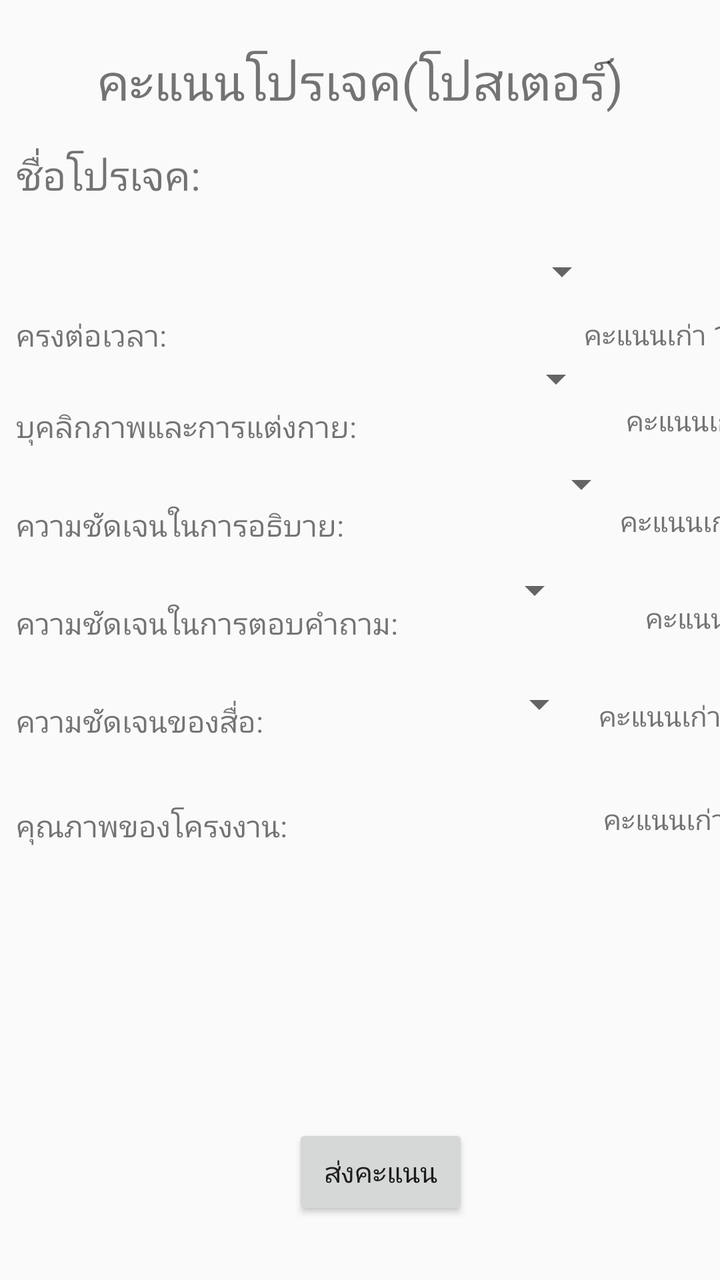
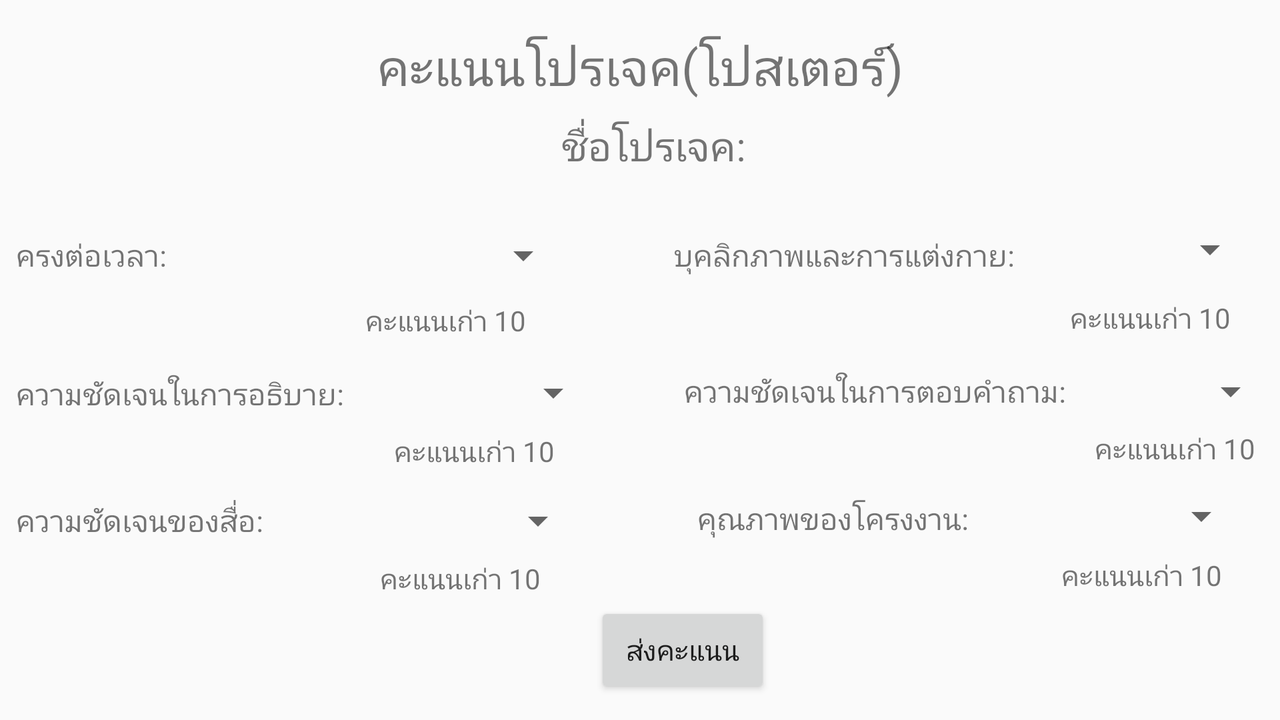

An Android layout and its configuration variant, each rendered on a device that would load it. The default file and the variant file are quoted in full after the pictures.
<!-- AndroidManifest.xml: application theme AppTheme -->
<!-- res/layout/activity_grade3.xml -->
<?xml version="1.0" encoding="utf-8"?>
<android.support.constraint.ConstraintLayout xmlns:android="http://schemas.android.com/apk/res/android"
    xmlns:app="http://schemas.android.com/apk/res-auto"
    xmlns:tools="http://schemas.android.com/tools"
    android:layout_width="match_parent"
    android:layout_height="match_parent"
    tools:context=".Grade3Activity">

    <TextView
        android:id="@+id/title"
        android:layout_width="wrap_content"
        android:layout_height="wrap_content"
        android:layout_marginBottom="8dp"
        android:layout_marginEnd="8dp"
        android:layout_marginLeft="8dp"
        android:layout_marginRight="8dp"
        android:layout_marginStart="8dp"
        android:layout_marginTop="8dp"
        android:text="คะแนนโปรเจค(โปสเตอร์)"
        android:textSize="25dp"
        app:layout_constraintBottom_toBottomOf="parent"
        app:layout_constraintEnd_toEndOf="parent"
        app:layout_constraintStart_toStartOf="parent"
        app:layout_constraintTop_toTopOf="parent"
        app:layout_constraintVertical_bias="0.026" />

    <TextView
        android:id="@+id/name"
        android:layout_width="wrap_content"
        android:layout_height="wrap_content"
        android:layout_marginStart="8dp"
        android:layout_marginLeft="8dp"
        android:layout_marginTop="8dp"
        android:layout_marginEnd="8dp"
        android:layout_marginRight="8dp"
        android:layout_marginBottom="8dp"
        android:text="ชื่อโปรเจค: "
        android:textSize="20dp"
        app:layout_constraintBottom_toBottomOf="parent"
        app:layout_constraintEnd_toEndOf="parent"
        app:layout_constraintHorizontal_bias="0.0"
        app:layout_constraintStart_toStartOf="parent"
        app:layout_constraintTop_toBottomOf="@+id/title"
        app:layout_constraintVertical_bias="0.015" />

    <Button
        android:id="@+id/submitBtn"
        android:layout_width="wrap_content"
        android:layout_height="wrap_content"
        android:layout_marginStart="8dp"
        android:layout_marginTop="8dp"
        android:layout_marginEnd="8dp"
        android:layout_marginBottom="8dp"
        android:text="ส่งคะแนน"
        android:onClick="clickSubmit"
        app:layout_constraintBottom_toBottomOf="parent"
        app:layout_constraintEnd_toEndOf="parent"
        app:layout_constraintHorizontal_bias="0.54"
        app:layout_constraintStart_toStartOf="parent"
        app:layout_constraintTop_toBottomOf="@+id/textView7Spinner"
        app:layout_constraintVertical_bias="0.897" />

    <TextView
        android:id="@+id/textView2"
        android:layout_width="wrap_content"
        android:layout_height="wrap_content"
        android:layout_marginBottom="8dp"
        android:layout_marginEnd="8dp"
        android:layout_marginLeft="8dp"
        android:layout_marginRight="8dp"
        android:layout_marginStart="8dp"
        android:layout_marginTop="8dp"
        android:text="ครงต่อเวลา: "
        android:textSize="15dp"
        app:layout_constraintBottom_toBottomOf="parent"
        app:layout_constraintEnd_toEndOf="parent"
        app:layout_constraintHorizontal_bias="0.0"
        app:layout_constraintStart_toStartOf="parent"
        app:layout_constraintTop_toBottomOf="@+id/name"
        app:layout_constraintVertical_bias="0.095" />

    <TextView
        android:id="@+id/textView3"
        android:layout_width="wrap_content"
        android:layout_height="wrap_content"
        android:layout_marginStart="8dp"
        android:layout_marginLeft="8dp"
        android:layout_marginTop="8dp"
        android:layout_marginEnd="8dp"
        android:layout_marginRight="8dp"
        android:layout_marginBottom="8dp"
        android:text="บุคลิกภาพและการแต่งกาย: "
        android:textSize="15dp"
        app:layout_constraintBottom_toBottomOf="parent"
        app:layout_constraintEnd_toEndOf="parent"
        app:layout_constraintHorizontal_bias="0.0"
        app:layout_constraintStart_toStartOf="parent"
        app:layout_constraintTop_toBottomOf="@+id/textView2"
        app:layout_constraintVertical_bias="0.039" />

    <TextView
        android:id="@+id/textView4"
        android:layout_width="wrap_content"
        android:layout_height="wrap_content"
        android:layout_marginStart="8dp"
        android:layout_marginLeft="8dp"
        android:layout_marginTop="8dp"
        android:layout_marginEnd="8dp"
        android:layout_marginRight="8dp"
        android:layout_marginBottom="8dp"
        android:text="ความชัดเจนในการอธิบาย: "
        android:textSize="15dp"
        app:layout_constraintBottom_toBottomOf="parent"
        app:layout_constraintEnd_toEndOf="parent"
        app:layout_constraintHorizontal_bias="0.0"
        app:layout_constraintStart_toStartOf="parent"
        app:layout_constraintTop_toBottomOf="@+id/textView3"
        app:layout_constraintVertical_bias="0.054" />

    <TextView
        android:id="@+id/textView5"
        android:layout_width="wrap_content"
        android:layout_height="wrap_content"
        android:layout_marginStart="8dp"
        android:layout_marginLeft="8dp"
        android:layout_marginTop="8dp"
        android:layout_marginEnd="8dp"
        android:layout_marginRight="8dp"
        android:layout_marginBottom="8dp"
        android:text="ความชัดเจนในการตอบคำถาม: "
        android:textSize="15dp"
        app:layout_constraintBottom_toBottomOf="parent"
        app:layout_constraintEnd_toEndOf="parent"
        app:layout_constraintHorizontal_bias="0.0"
        app:layout_constraintStart_toStartOf="parent"
        app:layout_constraintTop_toBottomOf="@+id/textView4"
        app:layout_constraintVertical_bias="0.061" />

    <TextView
        android:id="@+id/textView6"
        android:layout_width="wrap_content"
        android:layout_height="wrap_content"
        android:layout_marginStart="8dp"
        android:layout_marginLeft="8dp"
        android:layout_marginTop="8dp"
        android:layout_marginEnd="8dp"
        android:layout_marginRight="8dp"
        android:layout_marginBottom="8dp"
        android:text="ความชัดเจนของสื่อ: "
        android:textSize="15dp"
        app:layout_constraintBottom_toBottomOf="parent"
        app:layout_constraintEnd_toEndOf="parent"
        app:layout_constraintHorizontal_bias="0.0"
        app:layout_constraintStart_toStartOf="parent"
        app:layout_constraintTop_toBottomOf="@+id/textView5"
        app:layout_constraintVertical_bias="0.071" />

    <TextView
        android:id="@+id/textView7"
        android:layout_width="wrap_content"
        android:layout_height="wrap_content"
        android:layout_marginStart="8dp"
        android:layout_marginLeft="8dp"
        android:layout_marginTop="8dp"
        android:layout_marginEnd="8dp"
        android:layout_marginRight="8dp"
        android:layout_marginBottom="8dp"
        android:text="คุณภาพของโครงงาน: "
        android:textSize="15dp"
        app:layout_constraintBottom_toBottomOf="parent"
        app:layout_constraintEnd_toEndOf="parent"
        app:layout_constraintHorizontal_bias="0.0"
        app:layout_constraintStart_toStartOf="parent"
        app:layout_constraintTop_toBottomOf="@+id/textView6"
        app:layout_constraintVertical_bias="0.1" />

    <Spinner
        android:id="@+id/textView2Spinner"
        android:layout_width="104dp"
        android:layout_height="21dp"
        android:layout_marginStart="8dp"
        android:layout_marginTop="8dp"
        android:layout_marginEnd="8dp"
        android:layout_marginBottom="544dp"
        app:layout_constraintBottom_toBottomOf="parent"
        app:layout_constraintEnd_toEndOf="parent"
        app:layout_constraintHorizontal_bias="0.556"
        app:layout_constraintStart_toEndOf="@+id/textView2"
        app:layout_constraintTop_toBottomOf="@+id/name"
        app:layout_constraintVertical_bias="1.0" />

    <Spinner
        android:id="@+id/textView3Spinner"
        android:layout_width="104dp"
        android:layout_height="21dp"
        android:layout_marginStart="8dp"
        android:layout_marginTop="8dp"
        android:layout_marginEnd="8dp"
        android:layout_marginBottom="456dp"
        app:layout_constraintBottom_toBottomOf="parent"
        app:layout_constraintEnd_toEndOf="parent"
        app:layout_constraintHorizontal_bias="0.187"
        app:layout_constraintStart_toEndOf="@+id/textView3"
        app:layout_constraintTop_toBottomOf="@+id/textView2Spinner"
        app:layout_constraintVertical_bias="0.355" />

    <Spinner
        android:id="@+id/textView4Spinner"
        android:layout_width="104dp"
        android:layout_height="21dp"
        android:layout_marginStart="8dp"
        android:layout_marginTop="8dp"
        android:layout_marginEnd="8dp"
        android:layout_marginBottom="8dp"
        app:layout_constraintBottom_toBottomOf="parent"
        app:layout_constraintEnd_toEndOf="parent"
        app:layout_constraintHorizontal_bias="0.222"
        app:layout_constraintStart_toEndOf="@+id/textView4"
        app:layout_constraintTop_toBottomOf="@+id/textView3Spinner"
        app:layout_constraintVertical_bias="0.054" />

    <Spinner
        android:id="@+id/textView5Spinner"
        android:layout_width="104dp"
        android:layout_height="21dp"
        android:layout_marginStart="8dp"
        android:layout_marginTop="8dp"
        android:layout_marginEnd="8dp"
        android:layout_marginBottom="8dp"
        app:layout_constraintBottom_toBottomOf="parent"
        app:layout_constraintEnd_toEndOf="parent"
        app:layout_constraintHorizontal_bias="0.0"
        app:layout_constraintStart_toEndOf="@+id/textView5"
        app:layout_constraintTop_toBottomOf="@+id/textView4Spinner"
        app:layout_constraintVertical_bias="0.059" />

    <Spinner
        android:id="@+id/textView6Spinner"
        android:layout_width="104dp"
        android:layout_height="21dp"
        android:layout_marginStart="8dp"
        android:layout_marginTop="8dp"
        android:layout_marginEnd="8dp"
        app:layout_constraintBottom_toBottomOf="parent"
        app:layout_constraintEnd_toEndOf="parent"
        app:layout_constraintHorizontal_bias="0.42"
        app:layout_constraintStart_toEndOf="@+id/textView6"
        app:layout_constraintTop_toBottomOf="@+id/textView5Spinner"
        app:layout_constraintVertical_bias="0.067" />

    <Spinner
        android:id="@+id/textView7Spinner"
        android:layout_width="104dp"
        android:layout_height="21dp"
        android:layout_marginStart="8dp"
        android:layout_marginTop="8dp"
        android:layout_marginEnd="8dp"
        android:layout_marginBottom="8dp"
        app:layout_constraintBottom_toBottomOf="parent"
        app:layout_constraintEnd_toEndOf="parent"
        app:layout_constraintHorizontal_bias="0.372"
        app:layout_constraintStart_toEndOf="@+id/textView7"
        app:layout_constraintTop_toBottomOf="@+id/textView6Spinner"
        app:layout_constraintVertical_bias="0.094" />

    <TextView
        android:id="@+id/g1"
        android:layout_width="wrap_content"
        android:layout_height="wrap_content"
        android:layout_marginStart="8dp"
        android:layout_marginTop="8dp"
        android:layout_marginEnd="8dp"
        android:layout_marginBottom="8dp"
        android:text="คะแนนเก่า 10"
        app:layout_constraintBottom_toBottomOf="parent"
        app:layout_constraintEnd_toEndOf="parent"
        app:layout_constraintHorizontal_bias="0.0"
        app:layout_constraintStart_toEndOf="@+id/textView2Spinner"
        app:layout_constraintTop_toBottomOf="@+id/name"
        app:layout_constraintVertical_bias="0.096" />

    <TextView
        android:id="@+id/g2"
        android:layout_width="wrap_content"
        android:layout_height="wrap_content"
        android:layout_marginStart="8dp"
        android:layout_marginTop="8dp"
        android:layout_marginEnd="8dp"
        android:layout_marginBottom="8dp"
        android:text="คะแนนเก่า 10"
        app:layout_constraintBottom_toBottomOf="parent"
        app:layout_constraintEnd_toEndOf="parent"
        app:layout_constraintHorizontal_bias="0.0"
        app:layout_constraintStart_toEndOf="@+id/textView3Spinner"
        app:layout_constraintTop_toBottomOf="@+id/g1"
        app:layout_constraintVertical_bias="0.037" />

    <TextView
        android:id="@+id/g3"
        android:layout_width="wrap_content"
        android:layout_height="wrap_content"
        android:layout_marginStart="8dp"
        android:layout_marginTop="8dp"
        android:layout_marginEnd="8dp"
        android:layout_marginBottom="8dp"
        android:text="คะแนนเก่า 10"
        app:layout_constraintBottom_toBottomOf="parent"
        app:layout_constraintEnd_toEndOf="parent"
        app:layout_constraintHorizontal_bias="0.0"
        app:layout_constraintStart_toEndOf="@+id/textView4Spinner"
        app:layout_constraintTop_toBottomOf="@+id/g2"
        app:layout_constraintVertical_bias="0.06" />

    <TextView
        android:id="@+id/g4"
        android:layout_width="wrap_content"
        android:layout_height="wrap_content"
        android:layout_marginStart="8dp"
        android:layout_marginTop="8dp"
        android:layout_marginEnd="8dp"
        android:layout_marginBottom="8dp"
        android:text="คะแนนเก่า 10"
        app:layout_constraintBottom_toBottomOf="parent"
        app:layout_constraintEnd_toEndOf="parent"
        app:layout_constraintHorizontal_bias="0.0"
        app:layout_constraintStart_toEndOf="@+id/textView5Spinner"
        app:layout_constraintTop_toBottomOf="@+id/g3"
        app:layout_constraintVertical_bias="0.063" />

    <TextView
        android:id="@+id/g5"
        android:layout_width="wrap_content"
        android:layout_height="wrap_content"
        android:layout_marginStart="8dp"
        android:layout_marginTop="8dp"
        android:layout_marginEnd="8dp"
        android:layout_marginBottom="8dp"
        android:text="คะแนนเก่า 10"
        app:layout_constraintBottom_toBottomOf="parent"
        app:layout_constraintEnd_toEndOf="parent"
        app:layout_constraintHorizontal_bias="0.0"
        app:layout_constraintStart_toEndOf="@+id/textView6Spinner"
        app:layout_constraintTop_toBottomOf="@+id/g4"
        app:layout_constraintVertical_bias="0.076" />

    <TextView
        android:id="@+id/g6"
        android:layout_width="wrap_content"
        android:layout_height="wrap_content"
        android:layout_marginStart="8dp"
        android:layout_marginTop="8dp"
        android:layout_marginEnd="8dp"
        android:layout_marginBottom="8dp"
        android:text="คะแนนเก่า 10"
        app:layout_constraintBottom_toBottomOf="parent"
        app:layout_constraintEnd_toEndOf="parent"
        app:layout_constraintHorizontal_bias="0.0"
        app:layout_constraintStart_toEndOf="@+id/textView7Spinner"
        app:layout_constraintTop_toBottomOf="@+id/g5"
        app:layout_constraintVertical_bias="0.102" />

</android.support.constraint.ConstraintLayout>
<!-- resources referenced by this layout -->
<resources>
  <style name="AppTheme" parent="Theme.AppCompat.Light.DarkActionBar">
          
          <item name="colorPrimary">@color/colorPrimary</item>
          <item name="colorPrimaryDark">@color/colorPrimaryDark</item>
          <item name="colorAccent">@color/colorAccent</item>
      </style>
</resources>
<!-- res/layout-land/activity_grade3.xml (the repository's variant of the layout above) -->
<!-- drawn on the phone turned sideways -->
<?xml version="1.0" encoding="utf-8"?>
<android.support.constraint.ConstraintLayout xmlns:android="http://schemas.android.com/apk/res/android"
    xmlns:app="http://schemas.android.com/apk/res-auto"
    xmlns:tools="http://schemas.android.com/tools"
    android:layout_width="match_parent"
    android:layout_height="match_parent"
    tools:context=".Grade3Activity">

    <TextView
        android:id="@+id/title"
        android:layout_width="wrap_content"
        android:layout_height="wrap_content"
        android:layout_marginBottom="8dp"
        android:layout_marginEnd="8dp"
        android:layout_marginLeft="8dp"
        android:layout_marginRight="8dp"
        android:layout_marginStart="8dp"
        android:layout_marginTop="8dp"
        android:text="คะแนนโปรเจค(โปสเตอร์)"
        android:textSize="25dp"
        app:layout_constraintBottom_toBottomOf="parent"
        app:layout_constraintEnd_toEndOf="parent"
        app:layout_constraintStart_toStartOf="parent"
        app:layout_constraintTop_toTopOf="parent"
        app:layout_constraintVertical_bias="0.026" />

    <TextView
        android:id="@+id/name"
        android:layout_width="wrap_content"
        android:layout_height="wrap_content"
        android:layout_marginStart="8dp"
        android:layout_marginTop="8dp"
        android:layout_marginEnd="8dp"
        android:layout_marginBottom="8dp"
        android:text="ชื่อโปรเจค: "
        android:textSize="20dp"
        app:layout_constraintBottom_toBottomOf="parent"
        app:layout_constraintEnd_toEndOf="parent"
        app:layout_constraintHorizontal_bias="0.518"
        app:layout_constraintStart_toStartOf="parent"
        app:layout_constraintTop_toBottomOf="@+id/title"
        app:layout_constraintVertical_bias="0.003" />

    <Button
        android:id="@+id/submitBtn"
        android:layout_width="wrap_content"
        android:layout_height="wrap_content"
        android:layout_marginStart="8dp"
        android:layout_marginTop="8dp"
        android:layout_marginEnd="8dp"
        android:layout_marginBottom="8dp"
        android:text="ส่งคะแนน"
        android:onClick="clickSubmit"
        app:layout_constraintBottom_toBottomOf="parent"
        app:layout_constraintEnd_toEndOf="parent"
        app:layout_constraintHorizontal_bias="0.54"
        app:layout_constraintStart_toStartOf="parent"
        app:layout_constraintTop_toBottomOf="@+id/textView7Spinner"
        app:layout_constraintVertical_bias="0.897" />

    <TextView
        android:id="@+id/textView2"
        android:layout_width="wrap_content"
        android:layout_height="wrap_content"
        android:layout_marginBottom="8dp"
        android:layout_marginEnd="8dp"
        android:layout_marginLeft="8dp"
        android:layout_marginRight="8dp"
        android:layout_marginStart="8dp"
        android:layout_marginTop="8dp"
        android:text="ครงต่อเวลา: "
        android:textSize="15dp"
        app:layout_constraintBottom_toBottomOf="parent"
        app:layout_constraintEnd_toEndOf="parent"
        app:layout_constraintHorizontal_bias="0.0"
        app:layout_constraintStart_toStartOf="parent"
        app:layout_constraintTop_toBottomOf="@+id/name"
        app:layout_constraintVertical_bias="0.095" />

    <TextView
        android:id="@+id/textView3"
        android:layout_width="wrap_content"
        android:layout_height="wrap_content"
        android:layout_marginStart="8dp"
        android:layout_marginTop="8dp"
        android:layout_marginEnd="8dp"
        android:layout_marginBottom="8dp"
        android:text="บุคลิกภาพและการแต่งกาย: "
        android:textSize="15dp"
        app:layout_constraintBottom_toBottomOf="parent"
        app:layout_constraintEnd_toEndOf="parent"
        app:layout_constraintHorizontal_bias="0.263"
        app:layout_constraintStart_toEndOf="@+id/textView2Spinner"
        app:layout_constraintTop_toBottomOf="@+id/name"
        app:layout_constraintVertical_bias="0.094" />

    <TextView
        android:id="@+id/textView4"
        android:layout_width="wrap_content"
        android:layout_height="wrap_content"
        android:layout_marginStart="8dp"
        android:layout_marginTop="8dp"
        android:layout_marginEnd="8dp"
        android:layout_marginBottom="8dp"
        android:text="ความชัดเจนในการอธิบาย: "
        android:textSize="15dp"
        app:layout_constraintBottom_toBottomOf="parent"
        app:layout_constraintEnd_toEndOf="parent"
        app:layout_constraintHorizontal_bias="0.0"
        app:layout_constraintStart_toStartOf="parent"
        app:layout_constraintTop_toBottomOf="@+id/g1"
        app:layout_constraintVertical_bias="0.055" />

    <TextView
        android:id="@+id/textView5"
        android:layout_width="wrap_content"
        android:layout_height="wrap_content"
        android:layout_marginStart="8dp"
        android:layout_marginTop="8dp"
        android:layout_marginEnd="8dp"
        android:layout_marginBottom="8dp"
        android:text="ความชัดเจนในการตอบคำถาม: "
        android:textSize="15dp"
        app:layout_constraintBottom_toBottomOf="parent"
        app:layout_constraintEnd_toEndOf="parent"
        app:layout_constraintHorizontal_bias="0.258"
        app:layout_constraintStart_toEndOf="@+id/textView4Spinner"
        app:layout_constraintTop_toBottomOf="@+id/g2"
        app:layout_constraintVertical_bias="0.055" />

    <TextView
        android:id="@+id/textView6"
        android:layout_width="wrap_content"
        android:layout_height="wrap_content"
        android:layout_marginStart="8dp"
        android:layout_marginTop="8dp"
        android:layout_marginEnd="8dp"
        android:layout_marginBottom="8dp"
        android:text="ความชัดเจนของสื่อ: "
        android:textSize="15dp"
        app:layout_constraintBottom_toBottomOf="parent"
        app:layout_constraintEnd_toEndOf="parent"
        app:layout_constraintHorizontal_bias="0.0"
        app:layout_constraintStart_toStartOf="parent"
        app:layout_constraintTop_toBottomOf="@+id/g3"
        app:layout_constraintVertical_bias="0.071" />

    <TextView
        android:id="@+id/textView7"
        android:layout_width="wrap_content"
        android:layout_height="wrap_content"
        android:layout_marginStart="8dp"
        android:layout_marginTop="8dp"
        android:layout_marginEnd="8dp"
        android:layout_marginBottom="8dp"
        android:text="คุณภาพของโครงงาน: "
        android:textSize="15dp"
        app:layout_constraintBottom_toBottomOf="parent"
        app:layout_constraintEnd_toEndOf="parent"
        app:layout_constraintHorizontal_bias="0.249"
        app:layout_constraintStart_toEndOf="@+id/textView6Spinner"
        app:layout_constraintTop_toBottomOf="@+id/g4"
        app:layout_constraintVertical_bias="0.076" />

    <Spinner
        android:id="@+id/textView2Spinner"
        android:layout_width="104dp"
        android:layout_height="21dp"
        android:layout_marginStart="8dp"
        android:layout_marginTop="8dp"
        android:layout_marginEnd="8dp"
        android:layout_marginBottom="8dp"
        app:layout_constraintBottom_toBottomOf="parent"
        app:layout_constraintEnd_toEndOf="parent"
        app:layout_constraintHorizontal_bias="0.2"
        app:layout_constraintStart_toEndOf="@+id/textView2"
        app:layout_constraintTop_toBottomOf="@+id/name"
        app:layout_constraintVertical_bias="0.094" />

    <Spinner
        android:id="@+id/textView3Spinner"
        android:layout_width="104dp"
        android:layout_height="21dp"
        android:layout_marginStart="8dp"
        android:layout_marginEnd="8dp"
        android:layout_marginBottom="8dp"
        app:layout_constraintBottom_toBottomOf="parent"
        app:layout_constraintEnd_toEndOf="parent"
        app:layout_constraintHorizontal_bias="0.666"
        app:layout_constraintStart_toEndOf="@+id/textView3"
        app:layout_constraintTop_toBottomOf="@+id/name"
        app:layout_constraintVertical_bias="0.112" />

    <Spinner
        android:id="@+id/textView4Spinner"
        android:layout_width="104dp"
        android:layout_height="21dp"
        android:layout_marginStart="8dp"
        android:layout_marginTop="8dp"
        android:layout_marginEnd="8dp"
        android:layout_marginBottom="8dp"
        app:layout_constraintBottom_toBottomOf="parent"
        app:layout_constraintEnd_toEndOf="parent"
        app:layout_constraintHorizontal_bias="0.038"
        app:layout_constraintStart_toEndOf="@+id/textView4"
        app:layout_constraintTop_toBottomOf="@+id/g1"
        app:layout_constraintVertical_bias="0.05" />

    <Spinner
        android:id="@+id/textView5Spinner"
        android:layout_width="104dp"
        android:layout_height="21dp"
        android:layout_marginStart="8dp"
        android:layout_marginTop="8dp"
        android:layout_marginEnd="8dp"
        android:layout_marginBottom="8dp"
        app:layout_constraintBottom_toBottomOf="parent"
        app:layout_constraintEnd_toEndOf="parent"
        app:layout_constraintHorizontal_bias="0.571"
        app:layout_constraintStart_toEndOf="@+id/textView5"
        app:layout_constraintTop_toBottomOf="@+id/g2"
        app:layout_constraintVertical_bias="0.055" />

    <Spinner
        android:id="@+id/textView6Spinner"
        android:layout_width="104dp"
        android:layout_height="21dp"
        android:layout_marginStart="8dp"
        android:layout_marginTop="8dp"
        android:layout_marginEnd="8dp"
        app:layout_constraintBottom_toBottomOf="parent"
        app:layout_constraintEnd_toEndOf="parent"
        app:layout_constraintHorizontal_bias="0.119"
        app:layout_constraintStart_toEndOf="@+id/textView6"
        app:layout_constraintTop_toBottomOf="@+id/g3"
        app:layout_constraintVertical_bias="0.065" />

    <Spinner
        android:id="@+id/textView7Spinner"
        android:layout_width="104dp"
        android:layout_height="21dp"
        android:layout_marginStart="8dp"
        android:layout_marginTop="8dp"
        android:layout_marginEnd="8dp"
        android:layout_marginBottom="8dp"
        app:layout_constraintBottom_toBottomOf="parent"
        app:layout_constraintEnd_toEndOf="parent"
        app:layout_constraintHorizontal_bias="0.776"
        app:layout_constraintStart_toEndOf="@+id/textView7"
        app:layout_constraintTop_toBottomOf="@+id/g4"
        app:layout_constraintVertical_bias="0.061" />

    <TextView
        android:id="@+id/g1"
        android:layout_width="wrap_content"
        android:layout_height="wrap_content"
        android:layout_marginStart="8dp"
        android:layout_marginTop="8dp"
        android:layout_marginEnd="8dp"
        android:layout_marginBottom="8dp"
        android:text="คะแนนเก่า 10"
        app:layout_constraintBottom_toBottomOf="parent"
        app:layout_constraintEnd_toEndOf="parent"
        app:layout_constraintHorizontal_bias="0.192"
        app:layout_constraintStart_toEndOf="@+id/textView2"
        app:layout_constraintTop_toBottomOf="@+id/textView2Spinner"
        app:layout_constraintVertical_bias="0.025" />

    <TextView
        android:id="@+id/g2"
        android:layout_width="wrap_content"
        android:layout_height="wrap_content"
        android:layout_marginStart="8dp"
        android:layout_marginTop="8dp"
        android:layout_marginEnd="8dp"
        android:layout_marginBottom="8dp"
        android:text="คะแนนเก่า 10"
        app:layout_constraintBottom_toBottomOf="parent"
        app:layout_constraintEnd_toEndOf="parent"
        app:layout_constraintHorizontal_bias="0.494"
        app:layout_constraintStart_toEndOf="@+id/textView3"
        app:layout_constraintTop_toBottomOf="@+id/textView3Spinner"
        app:layout_constraintVertical_bias="0.034" />

    <TextView
        android:id="@+id/g3"
        android:layout_width="wrap_content"
        android:layout_height="wrap_content"
        android:layout_marginStart="8dp"
        android:layout_marginTop="8dp"
        android:layout_marginEnd="8dp"
        android:layout_marginBottom="8dp"
        android:text="คะแนนเก่า 10"
        app:layout_constraintBottom_toBottomOf="parent"
        app:layout_constraintEnd_toEndOf="parent"
        app:layout_constraintHorizontal_bias="0.036"
        app:layout_constraintStart_toEndOf="@+id/textView4"
        app:layout_constraintTop_toBottomOf="@+id/textView4Spinner"
        app:layout_constraintVertical_bias="0.012" />

    <TextView
        android:id="@+id/g4"
        android:layout_width="wrap_content"
        android:layout_height="wrap_content"
        android:layout_marginStart="8dp"
        android:layout_marginTop="8dp"
        android:layout_marginEnd="8dp"
        android:layout_marginBottom="8dp"
        android:text="คะแนนเก่า 10"
        app:layout_constraintBottom_toBottomOf="parent"
        app:layout_constraintEnd_toEndOf="parent"
        app:layout_constraintHorizontal_bias="0.4"
        app:layout_constraintStart_toEndOf="@+id/textView5"
        app:layout_constraintTop_toBottomOf="@+id/textView5Spinner"
        app:layout_constraintVertical_bias="0.006" />

    <TextView
        android:id="@+id/g5"
        android:layout_width="wrap_content"
        android:layout_height="wrap_content"
        android:layout_marginStart="8dp"
        android:layout_marginTop="8dp"
        android:layout_marginEnd="8dp"
        android:layout_marginBottom="8dp"
        android:text="คะแนนเก่า 10"
        app:layout_constraintBottom_toBottomOf="parent"
        app:layout_constraintEnd_toEndOf="parent"
        app:layout_constraintHorizontal_bias="0.114"
        app:layout_constraintStart_toEndOf="@+id/textView6"
        app:layout_constraintTop_toBottomOf="@+id/textView6Spinner"
        app:layout_constraintVertical_bias="0.021" />

    <TextView
        android:id="@+id/g6"
        android:layout_width="wrap_content"
        android:layout_height="wrap_content"
        android:layout_marginStart="8dp"
        android:layout_marginTop="8dp"
        android:layout_marginEnd="8dp"
        android:layout_marginBottom="8dp"
        android:text="คะแนนเก่า 10"
        app:layout_constraintBottom_toBottomOf="parent"
        app:layout_constraintEnd_toEndOf="parent"
        app:layout_constraintHorizontal_bias="0.623"
        app:layout_constraintStart_toEndOf="@+id/textView7"
        app:layout_constraintTop_toBottomOf="@+id/textView7Spinner"
        app:layout_constraintVertical_bias="0.031" />

</android.support.constraint.ConstraintLayout>
